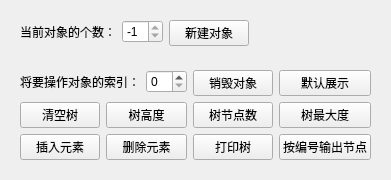
             <widget class="QWidget" name="treePage">
              <attribute name="title">
               <string>树</string>
              </attribute>
              <layout class="QFormLayout" name="formLayout_8">
               <item row="0" column="0">
                <widget class="QWidget" name="heapInfoWidget_2" native="true">
                 <layout class="QGridLayout" name="gridLayout_18">
                  <item row="0" column="0">
                   <layout class="QGridLayout" name="treeInfoGridLayout">
                    <item row="0" column="0">
                     <layout class="QFormLayout" name="treeCountFormLayout">
                      <item row="0" column="0">
                       <widget class="QLabel" name="treeCountLabel">
                        <property name="text">
                         <string notr="true">当前对象的个数：</string>
                        </property>
                       </widget>
                      </item>
                      <item row="0" column="1">
                       <widget class="QSpinBox" name="treeCountSpinBox">
                        <property name="readOnly">
                         <bool>true</bool>
                        </property>
                        <property name="prefix">
                         <string notr="true"/>
                        </property>
                        <property name="minimum">
                         <number>-1</number>
                        </property>
                        <property name="value">
                         <number>-1</number>
                        </property>
                       </widget>
                      </item>
                     </layout>
                    </item>
                    <item row="0" column="1">
                     <widget class="QPushButton" name="treeCreateObjectPushButton">
                      <property name="text">
                       <string notr="true">新建对象</string>
                      </property>
                     </widget>
                    </item>
                   </layout>
                  </item>
                 </layout>
                </widget>
               </item>
               <item row="1" column="0">
                <widget class="QWidget" name="treeOptionWidget" native="true">
                 <property name="enabled">
                  <bool>true</bool>
                 </property>
                 <layout class="QGridLayout" name="gridLayout_19">
                  <item row="1" column="4">
                   <widget class="QPushButton" name="treeNodeCountPushButton">
                    <property name="text">
                     <string notr="true">树节点数</string>
                    </property>
                   </widget>
                  </item>
                  <item row="2" column="0">
                   <widget class="QPushButton" name="treeInsertPushButton">
                    <property name="text">
                     <string notr="true">插入元素</string>
                    </property>
                   </widget>
                  </item>
                  <item row="0" column="0" colspan="4">
                   <layout class="QFormLayout" name="treeIndexFormLayout">
                    <item row="0" column="0">
                     <widget class="QLabel" name="treeIndexLabel">
                      <property name="text">
                       <string notr="true">将要操作对象的索引：</string>
                      </property>
                     </widget>
                    </item>
                    <item row="0" column="1">
                     <widget class="QSpinBox" name="treeIndexSpinBox"/>
                    </item>
                   </layout>
                  </item>
                  <item row="1" column="1" colspan="3">
                   <widget class="QPushButton" name="treeHeightPushButton">
                    <property name="text">
                     <string notr="true">树高度</string>
                    </property>
                   </widget>
                  </item>
                  <item row="1" column="0">
                   <widget class="QPushButton" name="treeClearPushButton">
                    <property name="text">
                     <string notr="true">清空树</string>
                    </property>
                   </widget>
                  </item>
                  <item row="0" column="4">
                   <widget class="QPushButton" name="treeDestoryObjectPushButton">
                    <property name="text">
                     <string notr="true">销毁对象</string>
                    </property>
                   </widget>
                  </item>
                  <item row="2" column="1" colspan="3">
                   <widget class="QPushButton" name="treeDeleteNodePushButton">
                    <property name="text">
                     <string notr="true">删除元素</string>
                    </property>
                   </widget>
                  </item>
                  <item row="1" column="5">
                   <widget class="QPushButton" name="treeMaxDegreePushButton">
                    <property name="text">
                     <string notr="true">树最大度</string>
                    </property>
                   </widget>
                  </item>
                  <item row="2" column="5">
                   <widget class="QPushButton" name="treeGetNodePushButton">
                    <property name="text">
                     <string notr="true">按编号输出节点</string>
                    </property>
                   </widget>
                  </item>
                  <item row="2" column="4">
                   <widget class="QPushButton" name="treePrintPushButton">
                    <property name="text">
                     <string notr="true">打印树</string>
                    </property>
                   </widget>
                  </item>
                  <item row="0" column="5">
                   <widget class="QPushButton" name="treeDefaultShowObjectPushButton">
                    <property name="enabled">
                     <bool>true</bool>
                    </property>
                    <property name="text">
                     <string notr="true">默认展示</string>
                    </property>
                   </widget>
                  </item>
                 </layout>
                </widget>
               </item>
              </layout>
             </widget>
